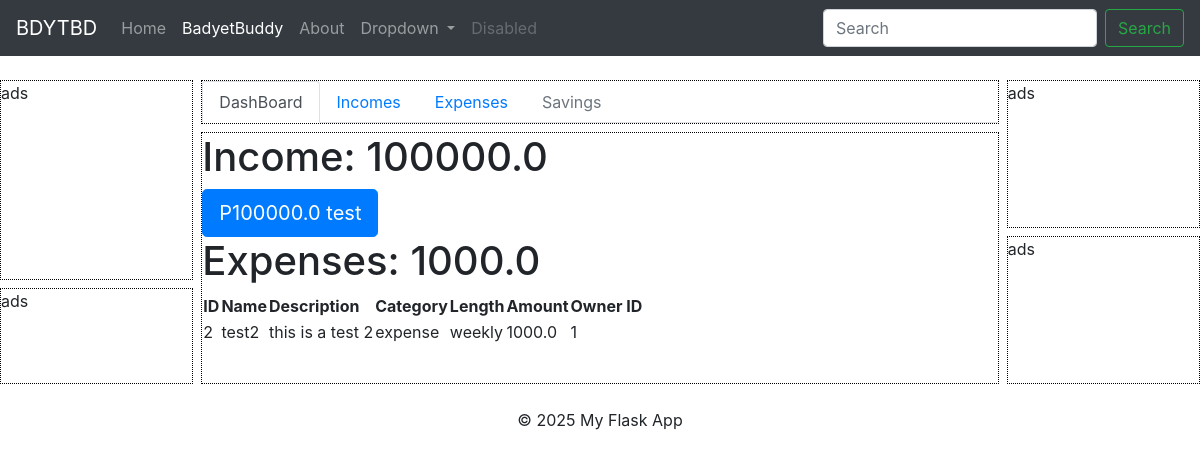
Page /dashboard on the earlier database version.
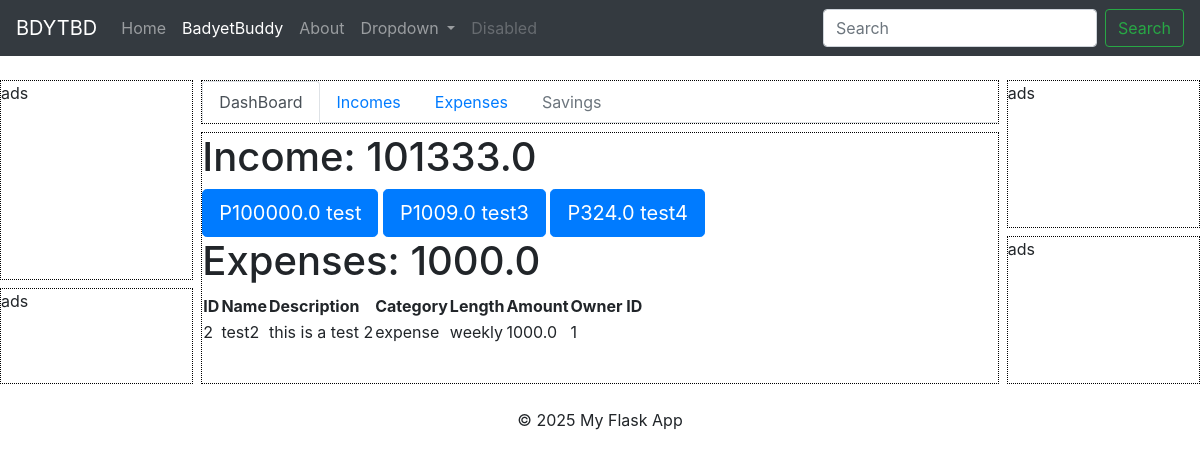
Same page on the later database version.
### app/models.py (models this page shows)
class Badyet_Items(db.Model):
    id = db.Column(db.Integer, primary_key=True, autoincrement=True)
    name = db.Column(db.String(120))
    description = db.Column(db.String(200))
    category = db.Column(db.String(90))
    length = db.Column(db.String(90))
    amount = db.Column(db.Float)
    owner_id = db.Column(db.Integer)

### app/routes.py (the view)
@main.route('/dashboard')
def dashboard():
    a_items = Badyet_Items.query.filter_by(category='income').all()
    incomes = [
        {
            'id': item.id,
            'name': item.name,
            'description': item.description,
            'category': item.category,
            'length': item.length,
            'amount': item.amount,
            'owner_id': item.owner_id
        } for item in a_items
    ]
    a_total = query_helper.get_sum("income")
    b_items = Badyet_Items.query.filter_by(category='expense').all()
    expenses = [
        {
            'id': item.id,
            'name': item.name,
            'description': item.description,
            'category': item.category,
            'length': item.length,
            'amount': item.amount,
            'owner_id': item.owner_id
        } for item in b_items
    ]
    b_total = query_helper.get_sum("expense")
    return render_template('dashboard.html', incomes=incomes, expenses=expenses, incm_total=a_total, expn_total=b_total, page="dashb")

### app/util/query_helper.py (called while the page is built)
def get_sum(categry=None):
    total = ""
    if categry == None or categry == "":
        total = db.session.query(func.sum(Badyet_Items.amount)).scalar()
    else:
        total = db.session.query(func.sum(Badyet_Items.amount)).filter_by(category=categry).scalar()
    return total

### templates/dashboard.html (shortened to what this page needs)
{% extends "base.html" %}
{% block content %}
<div class="parent">
    <div class="upper_left">
        ads
    </div>
    <div class="bottom_left">
        ads
    </div>
    <div class="top_main">
        <ul class="nav nav-tabs">
            <li class="nav-item">
                <a class="nav-link active" href="{{ url_for('main.dashboard') }}">DashBoard</a>
            </li>
            <li class="nav-item">
                <a class="nav-link" href="{{ url_for('main.incomes') }}">Incomes</a>
            </li>
            <li class="nav-item">
                <a class="nav-link" href="{{ url_for('main.expenses') }}">Expenses</a>
            </li>
            <li class="nav-item">
                <a class="nav-link disabled" href="#" tabindex="-1" aria-disabled="true">Savings</a>
            </li>
        </ul>
    </div>
    <div class="main">
        <h1>Income: {{incm_total}}</h1>
        {% for item in incomes %}
        <button type="button" class="btn btn-lg btn-primary" data-toggle="popover" title="Popover title"
            data-content="{{ item.length }} | {{ item.description }}">P{{ item.amount }}  {{ item.name }}</button>
        {% endfor %}
        <br>
        <h1>Expenses: {{expn_total}}</h1>
        <table>
            <thead>
                <tr>
                    <th>ID</th>
                    <th>Name</th>
                    <th>Description</th>
                    <th>Category</th>
                    <th>Length</th>
                    <th>Amount</th>
                    <th>Owner ID</th>
                </tr>
            </thead>
            <tbody>
                {% for item in expenses %}
                <tr>
                    <td>{{ item.id }}</td>
                    <td>{{ item.name }}</td>
                    <td>{{ item.description }}</td>
                    <td>{{ item.category }}</td>
                    <td>{{ item.length }}</td>
                    <td>{{ item.amount }}</td>
                    <td>{{ item.owner_id }}</td>
                </tr>
                {% endfor %}
            </tbody>
        </table>
    </div>
    <div class="upper_right">
        ads
    </div>
    <div class="bottom_right">
        ads
    </div>
</div>
{% endblock %}

Differences in the rows shown:
added Badyet_Items: amount "1009.0", name "test3", shown under "Income: 101333.0"
added Badyet_Items: amount "324.0", name "test4", shown under "Income: 101333.0"
Other differences:
{{ incm_total }}: "100000.0" → "101333.0"
